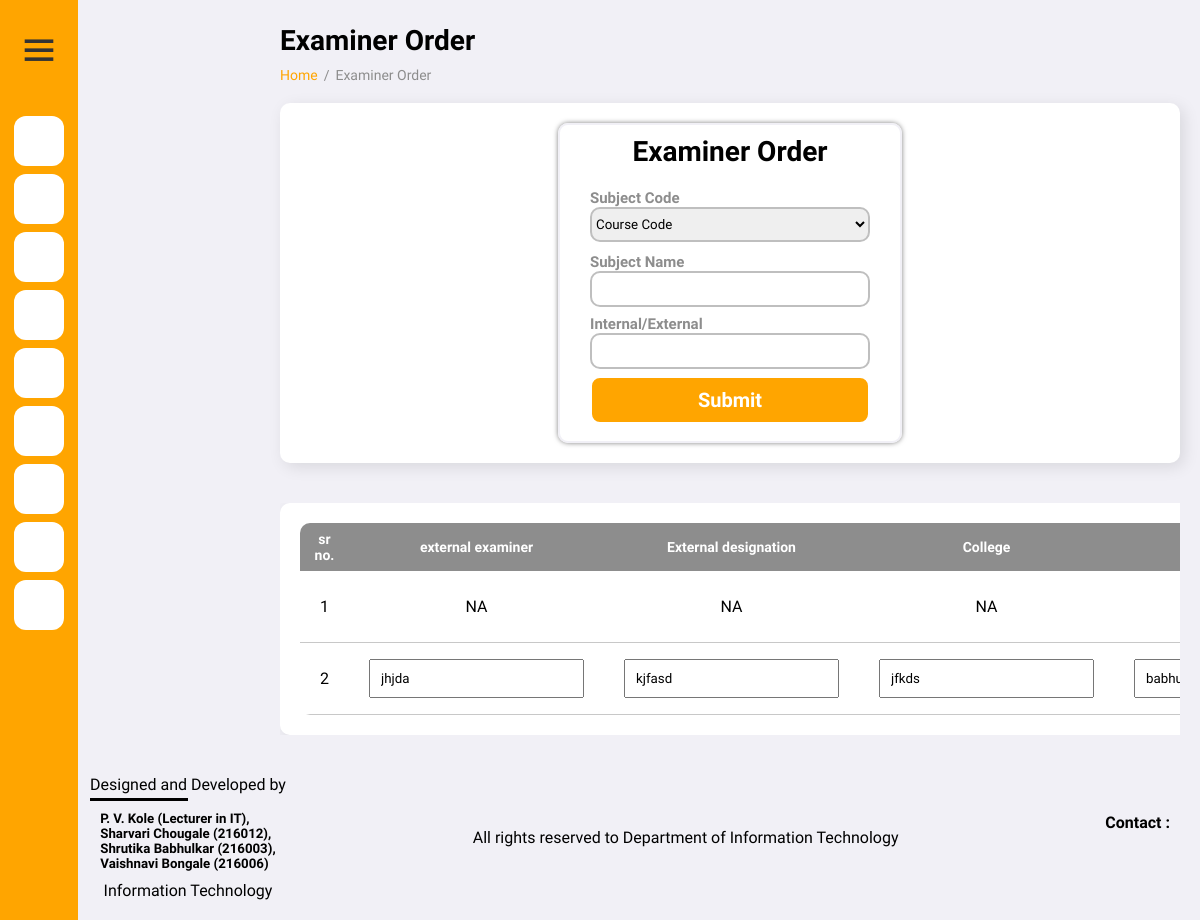
The app's page /examorder.php with its own data.
### tables this page shows
CREATE TABLE `external_examinerorder` (
  `id` int(10) NOT NULL,
  `staffmail` varchar(1000) DEFAULT NULL,
  `internal_examiner` varchar(100) NOT NULL,
  `department` varchar(100) NOT NULL,
  `course_name` varchar(100) NOT NULL,
  `course_code` varchar(100) NOT NULL,
  `External_Name` varchar(456) NOT NULL,
  `External_Designation` varchar(123) NOT NULL,
  `External_College_Name` varchar(123) NOT NULL,
  `External_Email` varchar(1000) NOT NULL,
  `Exam_Date` date DEFAULT NULL,
  `Exam_Time` time(4) NOT NULL
);

### examorder.php (the view, shortened to what this page needs)
<?php
include('connect.php');
$staff_query = "SELECT *FROM staff_details ORDER BY staff_name";
$staff_res = mysqli_query($conn,$staff_query);
$staff_row = mysqli_fetch_all($staff_res,MYSQLI_ASSOC);
?>
<!DOCTYPE html>
<html lang="en">
<head>
    <link href='https://unpkg.com/boxicons@2.0.9/css/boxicons.min.css' rel='stylesheet'>
    <link href='https://unpkg.com/boxicons@2.0.7/css/boxicons.min.css' rel='stylesheet'>
    <link rel="stylesheet" href="s.css">
</head>
<body>
<div class="sidebar">
    <div class="logo-details">
      <i class=''></i>
        <i class='bx bx-menu' id="btn" ></i>
    </div>
    <ul class="nav-list">
      <li>
        <a href="dashboard.php">
          <i class=''><ion-icon name="home-outline"></i>
        </a>
      </li>
      <li>
       <a href="schemeupload.php">
         <i class='' ><ion-icon name="cloud-upload-outline"></i>
       </a>
     </li>
     <li>
       <a href="examorder.php">
         <i class='' ><ion-icon name="people-outline"></i>
       </a>
     </li>
     <li>
       <a href="facultydetails.php">
         <i class='' ><ion-icon name="people-circle-outline"></i>
       </a>
     </li>
     <li>
       <a href="facultylist.php">
         <i class='' ><ion-icon name="people-circle-outline"></i>
       </a>
     </li>
     <li>
       <a href="editfaculty.php">
         <i class='' ><ion-icon name="people-circle-outline"></i>
       </a>
     </li>
     <li>
       <a href="staffdetails.php">
         <i class='' ><ion-icon name="people-outline"></ion-icon></i>
       </a>
     </li>
     <li>
       <a href="stafflist.php">
         <i class='' ><ion-icon name="people-outline"></ion-icon></i>
       </a>
     </li>
     <li>
       <a href="editstaff.php">
         <i class='' ><ion-icon name="people-outline"></ion-icon></i>
       </a>
     </li>
    </ul>
  </div>
    <section id="content">
        <main>
            <h1 class="title">Examiner Order</h1>
            <ul class="breadcrumbs">
                <li><a href="dashboard.php">Home</a></li>
                <li class="divider">/</li>
                <li><a href="examorder.php" class="active">Examiner Order</a></li>
            </ul>
            <div class="data">
                <div class="content-data">
                    <form method="post" action="" class="form">
                        <div class="heading">
                            Examiner Order
                        </div>
                        <div class="content">
                            <div class="form-control">
                                <label for="">Subject Code</label>
                                <select name="code" id="sub_code" onchange="setsubject()" <?= isset($_POST['dbbtn']) ? "required" : "" ?>>
                                    <option value="" selected disabled>Course Code</option>
                                </select>
                            </div>
                            <div class="form-control">
                                <label for="">Subject Name</label>
                                <input type="text" name="cname" id="sub_name" readonly>
                            </div>
                            <div class="form-control">
                                <label for="">Internal/External</label>
                                <input type="text" name="intr_extr" id="exam" readonly>
                            </div>
                                 <?php   if(isset($staffdata['staff_name'])){ ?>
                                    <input type="text" name="sname" id="" value="<?= isset($staffdata) ? $staffdata['staff_name'] : ''; ?>">
                                    <?php }else{ ?>
                                            <?php
                                            foreach($staff_row as $staff)
                                            {
                                                print_r($staff);
                                                ?>
                                            <?php }
                                            ?>
                                        <?php }?>
                            <div class="form-control"><input type="submit" value="Submit" name="submit" <?php
                                                                                                        ?> class='btnsubmit'></div>
                    </form>
                </div>
            </div>
            <div class="data" style="overflow :scroll;">
                <div class="content-data">
                    <table id="mytb" width="100%">
                        <form method='post' enctype="multipart/form-data">
                            <form action="orderletter.php" method="post">
                                <tr>
                                    <th>sr no.</th>
                                    <th>external examiner</th>
                                    <th>External designation</th>
                                    <th>College</th>
                                    <th>External email</th>
                                </tr>
                                <?php
                                $counter = 0;
                                $sql = "SELECT *FROM `external_examinerorder`";
                                $result = mysqli_query($conn, $sql);
                                while ($row = mysqli_fetch_assoc($result)) {
                                    $counter++;
                                ?>
                                    <tr>
                                        <td>
                                            <?= $counter ?>
                                        </td>
                                        <td>
                                            <?php if ($row['External_Name'] != '' or $row['External_Name'] != null) { ?>
                                                <input type="text" name="<?php echo 'extname' . $counter; ?>" id="txtfield" value="<?= $row['External_Name']; ?>" readonly>
                                            <?php } else {
                                                echo "NA";
                                            ?>
                                            <?php
                                            } ?>
                                        </td>
                                        <td>
                                            <?php if ($row['External_Designation'] != '' or $row['External_Designation'] != null) { ?>
                                                <input type="text" name="<?php echo 'extdesignation' . $counter; ?>" id="txtfield" value="<?= $row['External_Designation']; ?>" readonly>
                                            <?php } else {
                                                echo "NA";
                                            ?>
                                            <?php
                                            } ?>
                                        </td>
                                        <td>
                                            <?php if ($row['External_College_Name'] != '' or $row['External_College_Name'] != null) { ?>
                                                <input type="text" name="<?php echo 'extcollegename' . $counter ?>" value="<?= $row['External_College_Name']; ?>" id="txtfield" readonly>
                                            <?php } else {
                                                echo "NA";
                                            ?>
                                            <?php
                                            } ?>
                                        </td>
                                        <td>
                                            <?php if ($row['External_Email'] != '' or $row['External_Email'] != NULL) { ?>
                                                <input type="email" name="<?php echo 'extmail' . $counter; ?>" value="<?= $row['External_Email'] ?>" id="txtfield" readonly>
                                            <?php } else {
                                                echo "NA";
                                            ?>
                                                <input type="email" hidden name="<?php echo 'extmail' . $counter; ?>" value="<?= $row['External_Email'] ?>" id="txtfield" readonly>
                                            <?php
                                            } ?>
                                        </td>
                                    </tr>
                                <?php
                                } ?>
                            </form>
                    </table>
                </div>
            </div>
        </main>
    </section>
    <?php require_once 'footer.php'; ?>
</body>
</html>

### s.css (style rules this page uses)
* { font-family: 'Open Sans', sans-serif; margin: 0; padding: 0; box-sizing: border-box; }
:root { --grey: #F1F0F6; --dark-grey: #8D8D8D; --light: #fff; --dark: #000; --green: #81D43A; --light-green: #E3FFCB; --blue: orange; --light-blue: #D0E4FF; --dark-blue: orangered; --red: #FC3B56; }
html { overflow-x: hidden; }
body { background: var(--grey); overflow-x: hidden; }
a { text-decoration: none; }
li { list-style: none; }
#content { position: relative; width: calc(100% - 260px); left: 260px; transition: all .3s ease; }
main { width: 100%; padding: 24px 20px 20px 20px; }
main .title { font-size: 28px; font-weight: 600; margin-bottom: 10px; }
main .breadcrumbs { display: flex; grid-gap: 6px; }
main .breadcrumbs li, main .breadcrumbs li a { font-size: 14px; }
main .breadcrumbs li a { color: var(--blue); }
main .breadcrumbs li a.active, main .breadcrumbs li.divider { color: var(--dark-grey); pointer-events: none; }
main .data { display: flex; grid-gap: 20px; margin-top: 20px; flex-wrap: wrap; }
main .data .content-data { flex-grow: 1; flex-basis: 400px; padding: 20px; background: var(--light); border-radius: 10px; box-shadow: 4px 4px 16px rgba(0, 0, 0, .1); }
main form { margin-top: 6px; }
.form { width: 40%; padding: 10px 30px; margin: auto; border: 2px solid var(--grey); border-radius: 10px; box-shadow: 0px 0px 5px rgba(0, 0, 0, 0.507); }
.form .heading { font-size: 28px; text-align: center; font-weight: 800; margin-bottom: 20px; }
.form label { width: 100%; font-size: 15px; color: var(--dark-grey); font-weight: 800; }
.form input { width: 100%; margin-bottom: 7px; height: 36px; border: 2px solid rgb(191, 191, 191); border-radius: 10px; }
.form .btnsubmit { background-color: var(--blue); border: 2px solid white; font-size: 20px; font-weight: 800; color: white; height: auto; padding: 10px; }
.form select { width: 100%; height: 35px; margin-bottom: 10px; border: 2px solid rgb(191, 191, 191); border-radius: 10px; }
table { padding: 8px 16px; border-collapse: collapse; text-align: center; border-radius: 10px; overflow: hidden; }
table th { background-color: var(--dark-grey); padding: 8px; font-weight: 800; font-size: 20px; color: white; }
table tr td { border-bottom: 1px solid rgb(200, 200, 200); padding: 10px 20px; }
#txtfield { padding: 10px 10px; }
.content-data #mytb th { font-size: 14px; }
* { margin: 0; padding: 0; box-sizing: border-box; font-family: "Poppins" , sans-serif; }
.sidebar { position: fixed; left: 0; top: 0; height: 100%; width: 78px; background:orange; padding: 6px 14px; z-index: 99; transition: all 0.5s ease; }
.sidebar .logo-details { height: 90px; display: flex; align-items: center; position: relative; }
.sidebar .logo-details #btn { position: absolute; top: 50%; right: 0; transform: translateY(-50%); font-size: 32px; transition: all 0.4s ease; font-size: 43px; text-align: center; cursor: pointer; transition: all 0.5s ease; }
.sidebar i { color: #333; height: 60px; min-width: 50px; font-size: 100px; text-align: center; line-height: 60px; }
.sidebar .nav-list { margin-top: 20px; height: 100%; }
.sidebar li { position: relative; margin: 8px 0; list-style: none; }
.sidebar li a { display: flex; height: 100%; width: 100%; border-radius: 12px; align-items: center; text-decoration: none; transition: all 0.4s ease; background: #fff; }
.sidebar li i { height: 50px; line-height: 50px; font-size: 18px; border-radius: 12px; }

### footer.php (style rules this page uses)
* { font-family: 'Prompt', sans-serif; }

### records on screen
external_examinerorder: External_Name "jhjda", External_Designation "kjfasd", External_College_Name "jfkds", External_Email "babhulkarshrutika@gmail.com"
